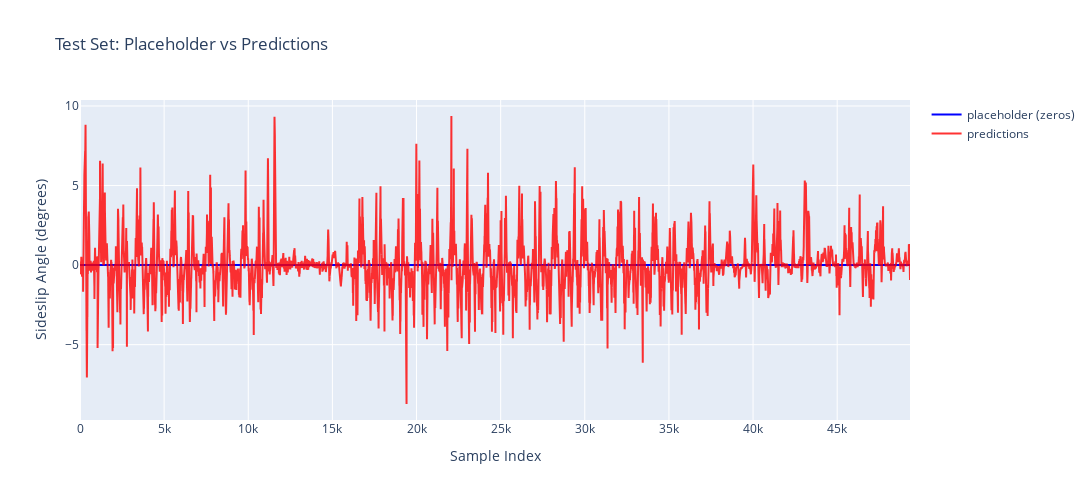

Notebook source saved alongside this figure:
### Markdown cell above
## Expected Output Shape

You should have predictions with shape `(49328,)` - this represents one prediction for each sample in the test set.

**Sanity Check:** Even without ground truth, you can visualize your predictions to ensure they:
- Are in a reasonable range (typically -10° to +10° for sideslip)
- Show variation (not all the same value)
- Don't contain NaN or infinite values
- Have a similar distribution to what you saw in training data

### Code cell
# Visualize test predictions (note: test_ground_truths are just zeros here)
fig = go.Figure()
fig.add_trace(go.Scatter(y=test_ground_truths, mode='lines', name='placeholder (zeros)', 
                         line=dict(color='blue')))
fig.add_trace(go.Scatter(y=test_preds.flatten(), mode='lines', name='predictions', 
                         line=dict(color='red'), opacity=0.8))
fig.update_layout(
    title='Test Set: Placeholder vs Predictions',
    xaxis_title='Sample Index',
    yaxis_title='Sideslip Angle (degrees)',
    width=1200,
    height=500
)
fig.show()

### Figure 1 — Plotly figure (JSON) as saved in the notebook; plotly's stock layout.template omitted (floating-point values rounded to 4 significant figures; data arrays with more than 128 entries replaced by an {"elided": "..."} marker saying what was removed)
{"data": [{"line": {"color": "blue"}, "mode": "lines", "name": "placeholder (zeros)", "type": "scatter", "y": {"elided": "49328 float values"}}, {"line": {"color": "red"}, "mode": "lines", "name": "predictions", "opacity": 0.8, "type": "scatter", "y": {"elided": "49328 float values"}}], "layout": {"height": 500, "title": {"text": "Test Set: Placeholder vs Predictions"}, "width": 1200, "xaxis": {"title": {"text": "Sample Index"}}, "yaxis": {"title": {"text": "Sideslip Angle (degrees)"}}}}
